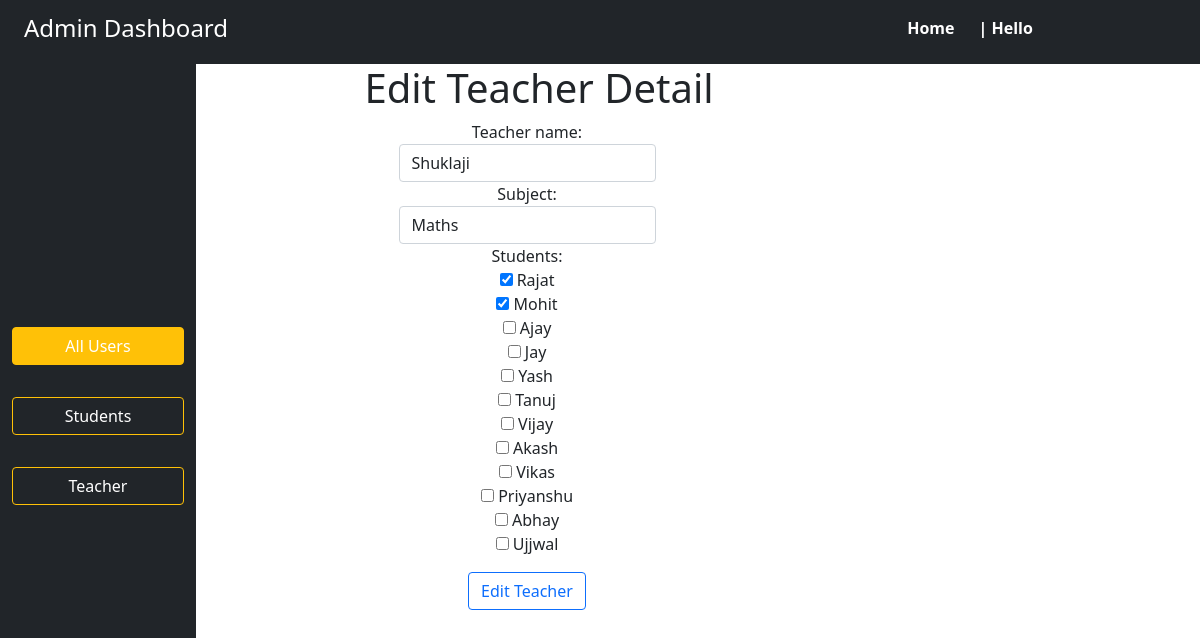
/teachers/1, run on an earlier commit of the app's database.
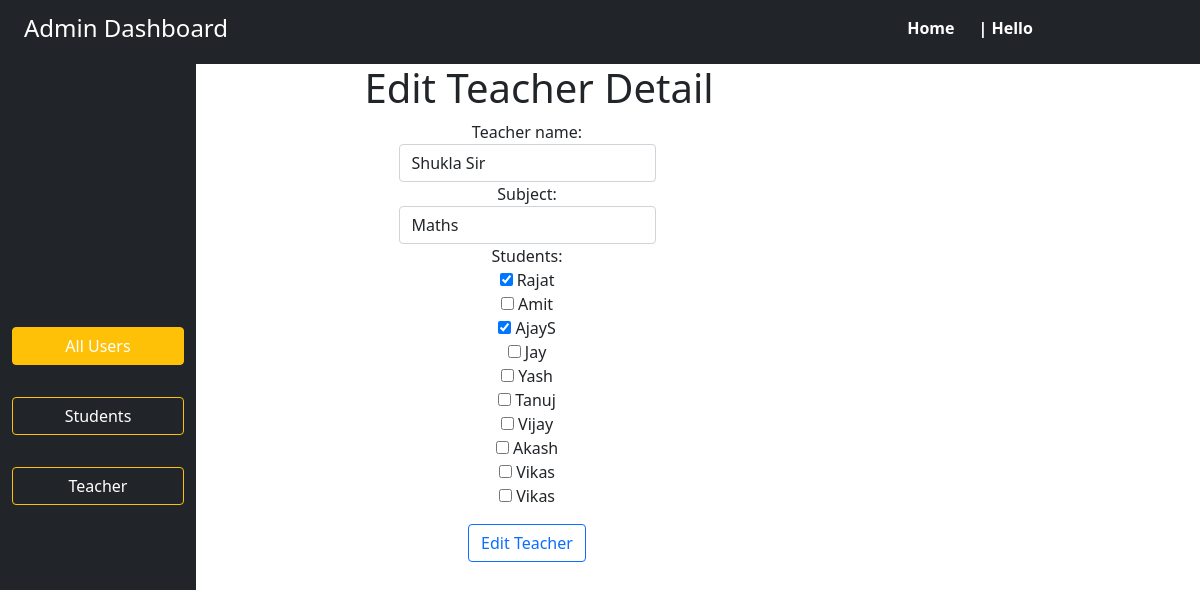
And on a later commit of the database.
### superadmin/models.py (models this page shows, shortened)
class Teacher(models.Model):
    teacher_name = models.CharField(max_length=20, blank=False, null=False)
    subject = models.CharField(max_length=20, blank=False, null=False)
    students = models.ManyToManyField(Student, related_name='student_teacher')

### superadmin/views.py (the view, shortened to what this page needs)
# urls.py: path('teachers/', AllTeachersView.as_view(), name='all_teachers'),
class AllTeachersView(View):
    template_name = 'superadmin/teachers/view_teachers.html'
    def get(self, request, *args, **kwargs):
        if kwargs.get('id'):
            try:
                tch_obj = get_object_or_404(Teacher,id = kwargs.get('id'))
            except Exception as e:
                return render(request, template_name='superadmin/teachers/edit_teacher.html', context={'msg': 'Teacher Not Found'})
            form = TeacherForm(instance=tch_obj)
            return render(request, template_name='superadmin/teachers/edit_teacher.html', context={'form' : form, 'id' : kwargs.get('id')})
        form = TeacherForm()
        all_teachers = Teacher.objects.values('teacher_name', 'id', 'subject')
        return render(request, template_name=self.template_name, context={'all_teachers': all_teachers, 'form':  form})

### superadmin/forms.py
class TeacherForm(forms.ModelForm):
    teacher_name = forms.CharField(widget=forms.TextInput(
        attrs={'class': 'form-control', 'required': 'true'}))
    subject = forms.CharField(widget=forms.TextInput(
        attrs={'class': 'form-control', 'required': 'true'}))
    students = forms.ModelMultipleChoiceField(queryset= Student.objects.all(), widget=forms.CheckboxSelectMultiple)
    class Meta:
        model = Teacher
        fields = ('teacher_name', 'subject', 'students')

### superadmin/models.py (called while the page is built)
    def __str__(self) -> str:
        return f'{self.student_name}'

### superadmin/templates/superadmin/teachers/edit_teacher.html (shortened to what this page needs)
{% extends 'superadmin/base.html' %}
{% block edit_teacher %}
<div class="container-fluid rounded">
    <div class="row w-100">
        {% block side_bar %}
        {% include '../side-bar.html' %}
        {% endblock side_bar %}
        <div class="col-sm-7 align-items-center">
            <h1 class="text-center">Edit Teacher Detail</h1>
            <div class="row w-100">
                <div class="col-sm-12 justify-content-center align-items-center d-flex">
                    {% if not msg %}
                    <form class="text-center" action="{% url 'all_teachers' id %}" method="post">
                        <div class="mb-3 row" >
                            <div class="containter">
                                {{form}}
                            </div>
                        </div>
                        <button class="btn btn-outline-primary text-center">Edit Teacher</button>
                    </form>
                    {% else %}
                        {{msg}}
                    {% endif %}
                </div>
            </div>
        </div>
    </div>
</div>
{% endblock edit_teacher %}

What changed in the data, as far as the page shows it:
changed Teacher "Maths": teacher_name "Shuklaji" → "Shukla Sir"
Also different on the page:
form field students: "☑ ☑ ☐ ☐ ☐ ☐ ☐ ☐ ☐ ☐ ☐ ☐" → "☑ ☐ ☑ ☐ ☐ ☐ ☐ ☐ ☐ ☐"
text no longer shown: "Teacher name: Subject: Students: Rajat Mohit Ajay Jay Yash Tanuj Vijay Akash Vikas Priyanshu Abhay Ujjwal"
text now shown: "Teacher name: Subject: Students: Rajat Amit AjayS Jay Yash Tanuj Vijay Akash Vikas Vikas"
